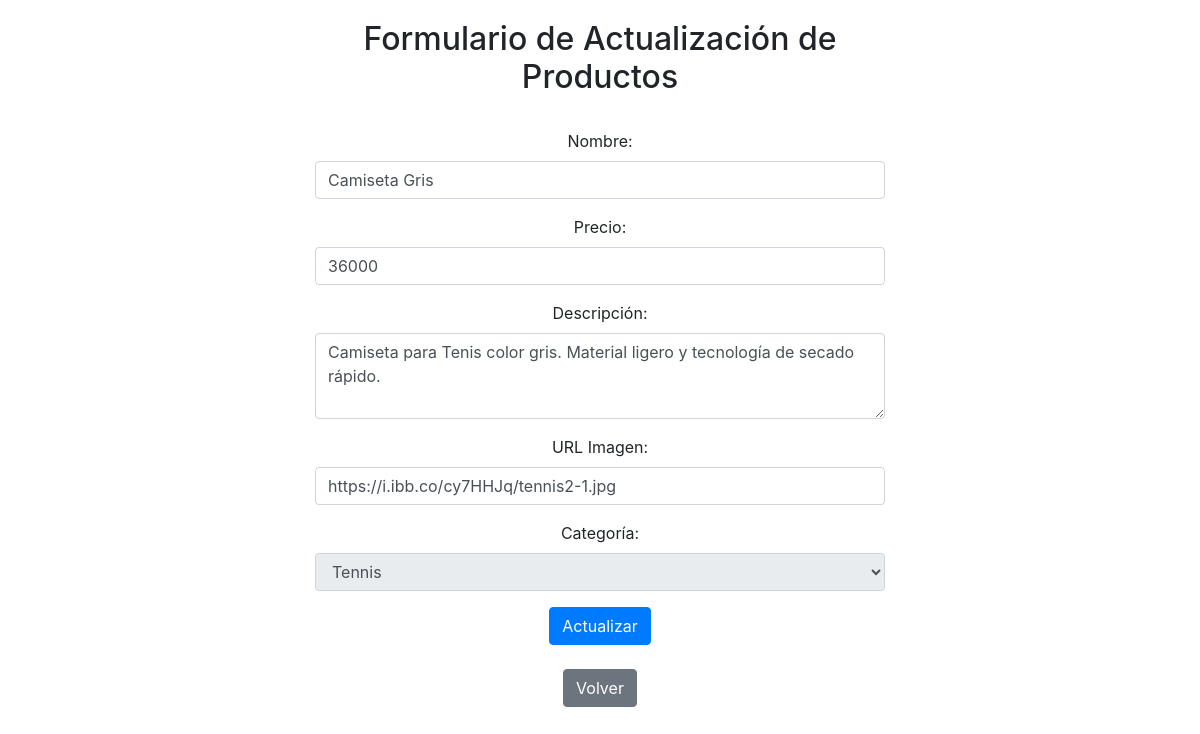
Page /productos_findEdit/5 on the committed database.
### myapp/models.py (models this page shows, shortened)
class Producto(models.Model):
    id= models.AutoField(primary_key=True)
    url_imagen = models.URLField()
    nombre_producto = models.CharField(max_length=100)
    precio = models.IntegerField()
    descripcion = models.TextField()
    id_categoria = models.ForeignKey('Categoria',on_delete=models.CASCADE, db_column='id_categoria')

### myapp/views.py (the view)
# urls.py: path('productos_findEdit/<int:pk>', views.productos_findEdit, name='productos_findEdit'),
def productos_findEdit(request,pk):
    if pk != "":
        producto= Producto.objects.get(id=pk)
        categorias= Categoria.objects.all()
        print(type(producto.id_categoria.categoria))
        context={'producto':producto, 'categorias':categorias}
        if producto:
            return render(request, 'myapp/productos_edit.html', context)
        else:
            context={'mensaje':"Error, producto no existe"}
            return render(request, 'myapp/productos_list.html', context)

### myapp/templates/myapp/productos_edit.html (shortened to what this page needs)
<!DOCTYPE html>
<html lang="es">
<head>
    <link rel="stylesheet" href="https://stackpath.bootstrapcdn.com/bootstrap/4.5.0/css/bootstrap.min.css">
</head>
<body>
    <div class="container">
        <div style="text-align: center;">
            {% if producto %}
                <h2>Formulario de Actualización de Productos</h2><br>
                <form action="{% url 'productosUpdate' %}" method="POST" enctype="multipart/form-data" class="needs-validation" novalidate>
                    <div class="form-group">
                        <label for="nombre">Nombre:</label>
                        <input type="text" class="form-control" id="nombre" name="nombre" value="{{ producto.nombre_producto }}" required>
                    </div>
                    <div class="form-group">
                        <label for="precio">Precio:</label>
                        <input type="number" class="form-control" id="precio" name="precio" value="{{ producto.precio }}" required>
                    </div>
                    <div class="form-group">
                        <label for="descripcion">Descripción:</label>
                        <textarea class="form-control" id="descripcion" name="descripcion" rows="3" required>{{ producto.descripcion }}</textarea>
                    </div>
                    <div class="form-group">
                        <label for="imagen">URL Imagen:</label>
                        <input type="url" class="form-control" id="imagen" name="imagen" value="{{ producto.url_imagen }}" required>
                    </div>
                    <div class="form-group">
                        <label for="categoria">Categoría:</label>
                        <select class="form-control" id="categoria" name="categoria" readonly>
                            {% for categoria in categorias %}
                                {% if categoria.id_categoria == producto.id_categoria.id_categoria %}
                                    <option value="{{ categoria.id_categoria }}" selected>{{ categoria.categoria }}</option>
                                {% else %}
                                    <option value="{{ categoria.id_categoria }}">{{ categoria.categoria }}</option>
                                {% endif %}
                            {% endfor %}
                        </select>
                    </div>
                    <button type="submit" class="btn btn-primary">Actualizar</button>
                </form>
                <br>
            {% endif %}
            <a href="{% url 'crud' %}" class="btn btn-secondary">Volver</a><br>
        </div>
    </div>
</body>
</html>

### myapp/templates/myapp/productos_edit.html (style rules this page uses)
body { padding: 20px; }
.container { max-width: 600px; margin: auto; }

### rows in the picture
Producto: nombre "Camiseta Gris", precio "36000", descripcion "Camiseta para Tenis color gris. Material ligero y tecnología de secado rápido.", imagen "https://i.ibb.co/cy7HHJq/tennis2-1.jpg"

### other values in the picture
form field categoria "Tennis"
